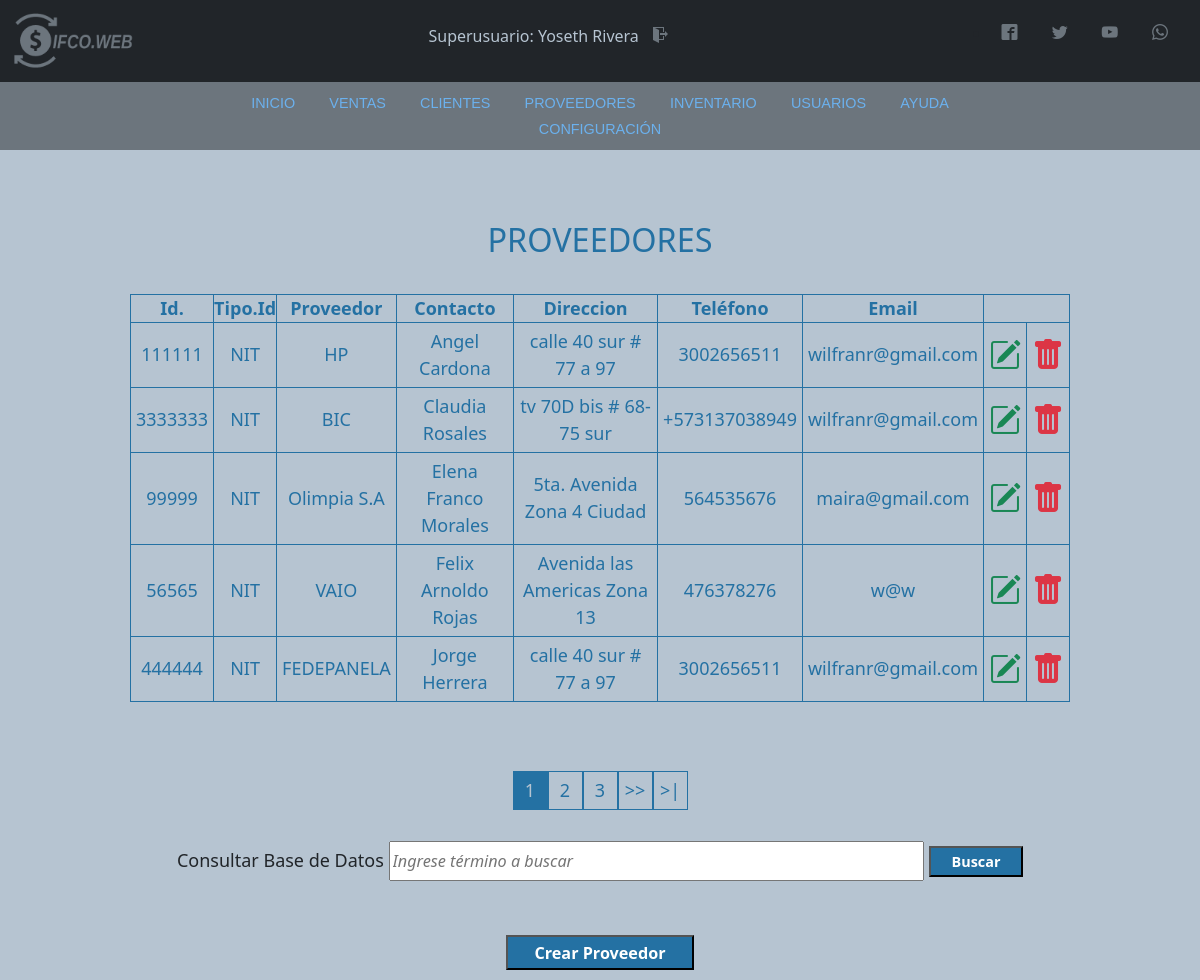
Screenshot of /Vista/html/search_proveedor.php (signed in) with the database file from the repository.
### tables this page shows
CREATE TABLE `usuario` (
  `codUsuario` int(11) NOT NULL,
  `id` varchar(20) DEFAULT NULL,
  `tipoId` varchar(11) DEFAULT NULL,
  `nombre` varchar(50) DEFAULT NULL,
  `direccion` text NOT NULL,
  `telefono` varchar(20) NOT NULL,
  `correo` varchar(100) DEFAULT NULL,
  `usuario` varchar(15) DEFAULT NULL,
  `clave` varchar(100) DEFAULT NULL,
  `rol` varchar(20) DEFAULT NULL
);

CREATE TABLE `proveedor` (
  `codproveedor` int(11) NOT NULL,
  `id` varchar(20) DEFAULT NULL,
  `tipoIdProveedor` varchar(3) DEFAULT NULL,
  `proveedor` varchar(100) DEFAULT NULL,
  `contacto` varchar(100) DEFAULT NULL,
  `telefono` varchar(20) DEFAULT NULL,
  `direccion` text DEFAULT NULL,
  `correo` varchar(100) NOT NULL
);

### Vista/html/search_proveedor.php (the view, shortened to what this page needs)
<?php
    include '../../includes/conexion.php';
    include '../../includes/header.php';
    include '../../includes/nav.php';
    include '../../includes/script.php';
?>
<!DOCTYPE html>
<html lang="es">
<head>
</head>
<body>
    <?php
    $search= strtolower($_REQUEST['search']);
    ?>
    <div class="container-tabla-usuarios">
    <h1>PROVEEDORES</h1><br>
    <table class="tabla-usuarios">
        <th>Id.</th>
        <th>Tipo.Id</th>
        <th>Proveedor</th>
        <th>Contacto</th>
        <th>Direccion</th>
        <th>Teléfono</th>
        <th>Email</th>
        <?php
        $por_pagina = 5;
        if (empty($_GET['pagina'])){
            $pagina=1;
        }else{
            $pagina=$_GET['pagina'];
        }
        $sql_register = mysqli_query($conexion, "SELECT COUNT(*) as total_registro FROM proveedor WHERE codproveedor LIKE '%$search%' OR proveedor LIKE '%$search%' OR contacto LIKE '%$search%' OR direccion LIKE '%$search%' OR telefono LIKE '%$search%' OR correo LIKE '%$search%' ");
        $result_register = mysqli_fetch_array($sql_register);
        $total_registro=$result_register['total_registro'];
            $desde = ($pagina-1) * $por_pagina;
            $total_paginas=ceil($total_registro/$por_pagina);
            $sentence="SELECT id, tipoIdProveedor, proveedor, contacto, direccion, telefono, correo FROM proveedor WHERE id LIKE '%$search%' OR tipoIdProveedor LIKE '%$search' OR proveedor LIKE '%$search%' OR contacto LIKE '%$search%' OR direccion LIKE '%$search%' OR telefono LIKE '%$search%' OR correo LIKE '%$search%' ORDER BY contacto LIMIT $desde, $por_pagina";
            $result = $conexion->query($sentence) or die ("Error al consultar: " .mysqli_error($conexion));
            while($rows = $result->fetch_array())
            {
        ?>
                <tr>
                    <td><?php echo $rows['id']?></td>
                    <td><?php echo $rows['tipoIdProveedor']?></td>
                    <td><?php echo $rows['proveedor']?></td>
                    <td><?php echo $rows['contacto']?></td>
                    <td><?php echo $rows['direccion']?></td>
                    <td><?php echo $rows['telefono']?></td>
                    <td><?php echo $rows['correo']?></td>
                    <td><a href="modify_proveedor.php?usr=<?php echo $rows['codproveedor'] ?>"><i class="bi bi-pencil-square" style="font-size: 2rem; color: #198754;"></a></td>
                    <td><a href="#" onclick="DeleteProvider()"><i class="bi bi-trash-fill" style="font-size: 2rem; color: #dc3545;"></i></a></td>
                </tr>
        <?php
            }
    ?>
    </table><br><br>
    <div class="paginador">
            <ul>
            <?php
                for ($i=1; $i <= $total_paginas; $i++){
                    if($i == $pagina){
                        echo '<li class="pageSelected" >'.$i.'</li>';
                    }else{
                        echo '<li><a href="?pagina='.$i.'&search='.$search.'">'.$i.'</a></li>';
                    }
                }
                if($pagina != $total_paginas){
            ?>
                <li><a href="?pagina=<?php echo $pagina+1;?>&search=<?php echo $search;?>">>></a></li>
                <li><a href="?pagina=<?php echo $total_paginas?>&search=<?php echo $search;?>">>|</a></li>
            <?php } ?>
            </ul>
            </div>
    <form action="search_proveedor.php" method="GET">
    <label id="buscar" for="buscar">Consultar Base de Datos </label>
    <input type="text" class="control-buscar" name="search" id="busqueda" placeholder="Ingrese término a buscar" value="<?php echo $search; ?>">
    <input class="btn-buscar" type="submit" value="Buscar"><br><br><br>
    </form>
    <a href="new_proveedor.php"><input class="btn-crear" type="button" value="Crear Proveedor"></a>
</div>
</body>
</html>

### includes/header.php (shortened to what this page needs)
<?php
include 'conexion.php';
$id = $_SESSION['id'];
$sentence = "SELECT nombre, rol, codUsuario FROM usuario WHERE id = '" . $id . "' ";
$result = $conexion->query($sentence);
$row = $result->fetch_assoc();
?>
<!DOCTYPE html>
<html lang="es">
<head>
    <link rel="stylesheet" href="../css/estilos.css">
    <link rel="stylesheet" href="../../font.css">
</head>
<body>
    <nav class="navbar navbar-dark bg-dark">
        <div class="container-fluid">
            <a class="navbar-brand" href="panel_principal.php"><img src="../img/LOGO_gris.png" alt="logo" width="130px"></a>
            <h4 id="user">
                <?php
                echo utf8_decode($row['rol']);
                echo ": ";
                echo utf8_decode($row['nombre']);
                ?>
                <a href="../../Controlador/exit.php" class="icon-salir icon-exit"></a>
            </h4>
            <div class="redes">
                <ul>
                    <li>
                        <a href="https://es-es.facebook.com/" class="icon icon-facebook2" target="blank"></a>
                        <a href="https://twitter.com/" class="icon icon-twitter" target="blank"></a>
                        <a href="https://www.youtube.com/" class="icon icon-youtube" target="blank"></a>
                        <a href="https://www.whatsapp.com" class="icon icon-whatsapp" target="blank"></a>
                    </li>
                </ul>
            </div>
        </div>
    </nav>
</body>
</html>

### Vista/css/estilos.css (style rules this page uses)
* { margin: 0; padding: 0; }
body { background-color: #b6c4d1 !important; font-family: Zona Pro, Sans-Serif; }
#user { color: #b6c4d1; font-size: medium; }
.icon { color: #6c757d; text-decoration: none; padding: 10px; margin-right: 10px; }
.icon-salir { color: #6c757d; text-decoration: none; padding: 10px; margin-right: 10px; }
.container-tabla-usuarios { display: block; padding: 10px; margin-left: 10%; margin-top: 5%; width: 80%; text-align: center; font-size: large; }
.container-tabla-usuarios h1 { color: #2471A3; font-size: 1.8em; }
.tabla-usuarios { width: 100%; height: 100%; color: #2471A3; border: solid #2471A3 1px; }
.tabla-usuarios tr th { border: solid #2471A3 1px; }
.tabla-usuarios td { border: solid #2471A3 1px; height: 20px; padding: 5px; }
.btn-buscar { width: 10%; height: 2.2em; background-color: #2471A3; color: white; font-size: 0.8em; cursor: pointer; font-weight: bold; }
.control-buscar { font-size: 0.9em; width: 57%; font-style: italic; padding: 6px 2px; }
.btn-crear { width: 20%; height: 2.2em; background-color: #2471A3; color: white; font-size: 0.9em; cursor: pointer; font-weight: bold; }
.paginador ul { padding: 15px; list-style: none; display: flex; justify-content: center; }
.paginador a, .pageSelected { color: #2471A3; border: solid #2471A3 1px; padding: 5px; display: inline-block; text-align: center; width: 35px; text-decoration: none; }
.pageSelected { background-color: #2471A3; color: #b6c4d1; }

### rows the page displays
usuario: rol "Superusuario", nombre "Yoseth Rivera"
proveedor: id "111111", tipoIdProveedor "NIT", proveedor "HP", contacto "Angel Cardona", direccion "calle 40 sur # 77 a 97", telefono "3002656511", correo "wilfranr@gmail.com"
proveedor: id "3333333", tipoIdProveedor "NIT", proveedor "BIC", contacto "Claudia Rosales", direccion "tv 70D bis # 68-75 sur", telefono "+573137038949", correo "wilfranr@gmail.com"
proveedor: id "99999", tipoIdProveedor "NIT", proveedor "Olimpia S.A", contacto "Elena Franco Morales", direccion "5ta. Avenida Zona 4 Ciudad", telefono "564535676", correo "maira@gmail.com"
proveedor: id "56565", tipoIdProveedor "NIT", proveedor "VAIO", contacto "Felix Arnoldo Rojas", direccion "Avenida las Americas Zona 13", telefono "476378276", correo "w@w"
proveedor: id "444444", tipoIdProveedor "NIT", proveedor "FEDEPANELA", contacto "Jorge Herrera", direccion "calle 40 sur # 77 a 97", telefono "3002656511", correo "wilfranr@gmail.com"
